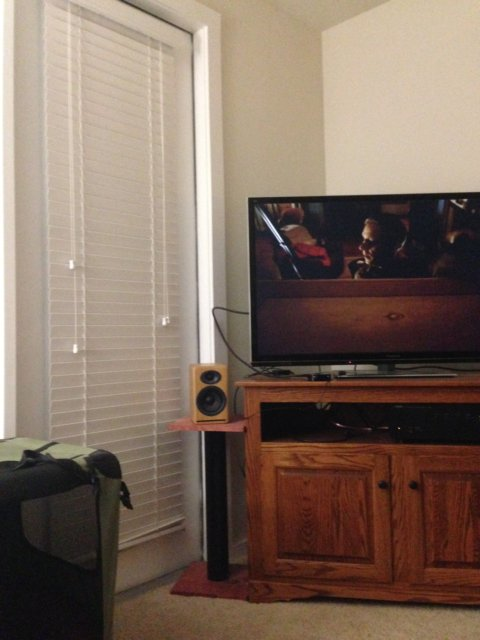
#> input picture images/1.jpg, 480 x 640 px
$ python image_transformer.py
#> lines starting #> are read from the running program, lines starting #| are printed output that depends on the picture
### util.py
from math import pi
import cv2

__all__ = ["load_image", "get_rad", "show_image", "save_image"]


def load_image(img_path, shape=None):
#> called with img_path = 'images/1.jpg'
    img = cv2.imread(img_path)
#> img is the input picture: shape (640, 480, 3); mean B, G, R 95.3, 108.5, 127.8
    if shape is not None:
        img = cv2.resize(img, shape)
    return img


def save_image(img_path, img):
    cv2.imwrite(img_path, img)


def show_image(name, image):
    cv2.namedWindow(name, cv2.WINDOW_NORMAL)
    cv2.resizeWindow(name, 720, 720)
    cv2.imshow(name, image)
    cv2.waitKey(0)


def get_rad(theta, phi, gamma):
    return (deg_to_rad(theta),
            deg_to_rad(phi),
            deg_to_rad(gamma))


# [4 lines left out: function get_deg, not called in this run]


def deg_to_rad(deg):
    return deg * pi / 180.0


def rad_to_deg(rad):
    return rad * 180.0 / pi

### image_transformer.py
# coding=utf-8

"""
Reference:
1.: http://stackoverflow.com/questions/17087446/how-to-calculate-perspective-transform-for-opencv-from-rotation-angles
2.: http://jepsonsblog.blogspot.tw/2012/11/rotation-in-3d-using-opencvs.html
"""

import numpy as np
import cv2

from util import *


class ImageTransformer(object):
    def __init__(self, image_path, shape=None):
        """
        Parameters:
            image_path: the path of image that you want rotated
            shape     : the ideal shape of input image, None for original size.
        """
        self.image_path = image_path
        self.image = load_image(image_path, shape)

        self.height = self.image.shape[0]
#> self.height = 640
        self.width = self.image.shape[1]
#> self.width = 480
        self.num_channels = self.image.shape[2]
#> self.num_channels = 3
        self.focal = 0

    def rotate_along_axis(self, theta=0, phi=0, gamma=0, dx=0, dy=0, dz=0):
        """
        Parameters:
            theta     : rotation around the x axis
            phi       : rotation around the y axis
            gamma     : rotation around the z axis (basically a 2D rotation)
            dx        : translation along the x axis
            dy        : translation along the y axis
            dz        : translation along the z axis (distance to the image)
        Output:
            image     : the rotated image
        """
#> called with theta = 0, phi = 0, gamma = 30, dx = 100, dy = 100, dz = 0
        # Get radius of rotation along 3 axes
        rtheta, rphi, rgamma = get_rad(theta, phi, gamma)

        # Get ideal focal length on z axis
        # NOTE: Change this section to other axis if needed
        d = np.sqrt(self.height**2 + self.width**2)
#> d = 800
        self.focal = d / (2 * np.sin(rgamma) if np.sin(rgamma) != 0 else 1)
#> self.focal = 800
        dz = self.focal
#> dz = 800

        # Get projection matrix
        mat = self.get_M(rtheta, rphi, rgamma, dx, dy, dz)
        return cv2.warpPerspective(self.image.copy(), mat, (self.width*2, self.height*2))

    def get_M(self, theta, phi, gamma, dx, dy, dz):
#> called with theta = 0, phi = 0, gamma = 0.524, dx = 100, dy = 100, dz = 800
        w = self.width
#> w = 480
        h = self.height
#> h = 640
        f = self.focal
#> f = 800

        # Projection 2D -> 3D matrix
        A1 = np.array([[1, 0, -w/2],
                       [0, 1, -h/2],
                       [0, 0, 1],
                       [0, 0, 1]])

        # Rotation matrices around the X, Y, and Z axis
        RX = np.array([[1, 0, 0, 0],
                       [0, np.cos(theta), -np.sin(theta), 0],
                       [0, np.sin(theta), np.cos(theta), 0],
                       [0, 0, 0, 1]])

        RY = np.array([[np.cos(phi), 0, -np.sin(phi), 0],
                       [0, 1, 0, 0],
                       [np.sin(phi), 0, np.cos(phi), 0],
                       [0, 0, 0, 1]])

        RZ = np.array([[np.cos(gamma), -np.sin(gamma), 0, 0],
                       [np.sin(gamma), np.cos(gamma), 0, 0],
                       [0, 0, 1, 0],
                       [0, 0, 0, 1]])

        # Composed rotation matrix with (RX, RY, RZ)
        R = np.dot(np.dot(RX, RY), RZ)

        # Translation matrix
        T = np.array([[1, 0, 0, dx],
                      [0, 1, 0, dy],
                      [0, 0, 1, dz],
                      [0, 0, 0, 1]])

        # Projection 3D -> 2D matrix
        A2 = np.array([[f, 0, w/2, 0],
                       [0, f, h/2, 0],
                       [0, 0, 1, 0]])
        return np.dot(A2, np.dot(T, np.dot(R, A1)))


if __name__ == '__main__':
    img_dir = "images/1.jpg"
    ImageTr = ImageTransformer(img_dir)
    ang = 30
    # res = ImageTr.rotate_along_axis(theta=ang, dx=100, dy=100)  # rotate around x axis
    # res = ImageTr.rotate_along_axis(phi=ang, dx=100, dy=100)  # rotate around y axis
    res = ImageTr.rotate_along_axis(gamma=ang, dx=100, dy=100)  # rotate around z axis
#> in rotate_along_axis, `return cv2.warpPerspective(self.image.copy(), mat, (self.width*2, self..`:
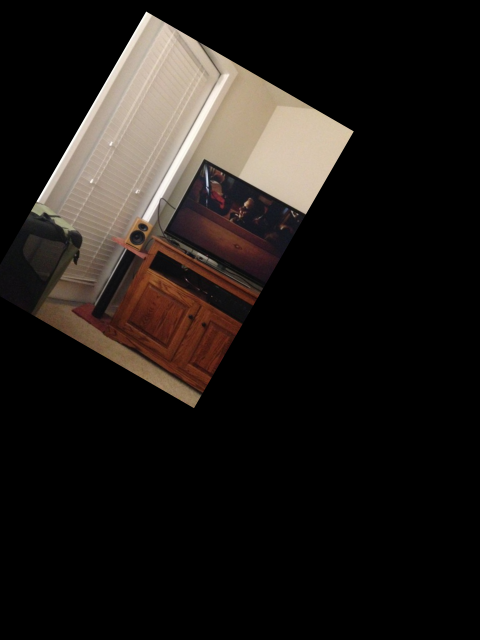
#> returned value: shape (1280, 960, 3) (shown at 1/2 size); mean of channels 0, 1, 2 23.8, 27, 31.9; drawn as B, G, R
    show_image("res", res)
#> (the run stopped early here; a loop or call above may not have finished)
